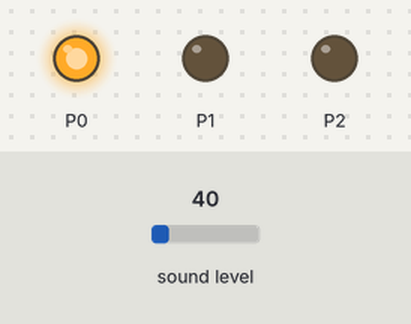
A program run on a simulated BBC micro:bit (MakeCode). On the bench: output pins drawn as LEDs (lit = HIGH). The inputs (shaded band) are chosen by the test bench; at power-on: sound level 40.

Above: at 1.2 s.
1.3 s: sound level set to 58
2.8 s: sound level set to 65
At 4.0 s:
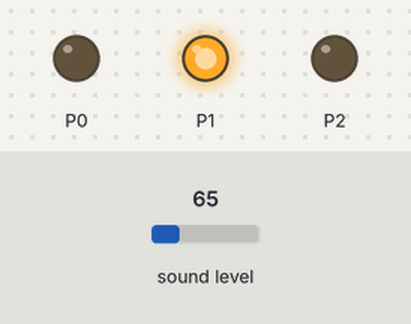
4.5 s: sound level set to 118
6.0 s: sound level set to 125
At 6.7 s:
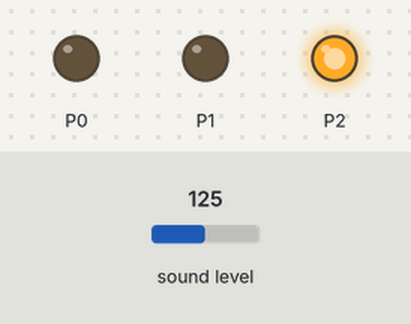
7.8 s: sound level set to 57
At 9.1 s:
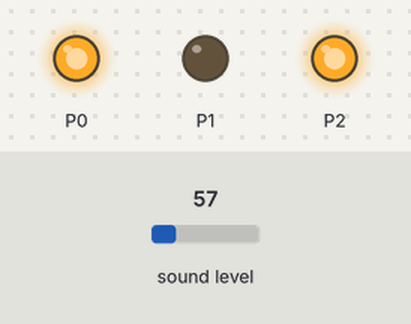
9.6 s: sound level set to 64
At 10.4 s:
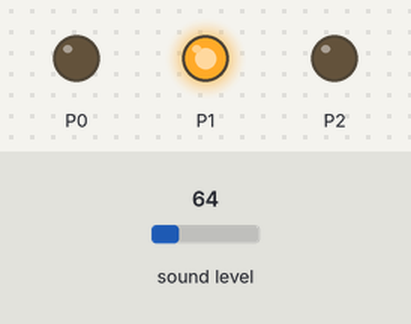
Timing chart, 0 to 12.4 s (numbered marks = the images above; inputs shaded):
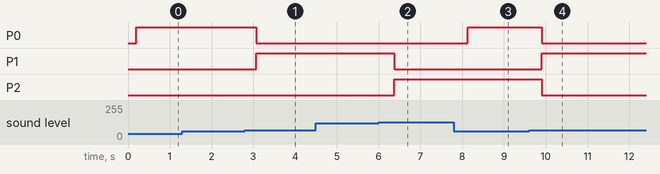

Measured:
- the behaviour switches between 60 and 61 on sound level (found by bisection; images 0 and 1)
- the behaviour switches between 120 and 121 on sound level (found by bisection; images 1 and 2)
- after the input at 1.3 s, every drawn part: stays the same
- after the input at 2.8 s, P0: HIGH → LOW after 0.27 s; P1: LOW → HIGH after 0.27 s
- after the input at 4.5 s, every drawn part: stays the same
- after the input at 6.0 s, P1: HIGH → LOW after 0.38 s; P2: LOW → HIGH after 0.38 s
- after the input at 7.8 s, P0: LOW → HIGH after 0.34 s
- after the input at 9.6 s, P0, P2: HIGH → LOW after 0.30 s; P1: LOW → HIGH after 0.30 s

The program:

main.ts
```typescript
basic.forever(function () {
    if (input.soundLevel() > 120) {
        basic.pause(200)
        pins.digitalWritePin(DigitalPin.P1, 0)
        pins.digitalWritePin(DigitalPin.P2, 1)
        pins.digitalWritePin(DigitalPin.P0, 0)
    } else {
        if (input.soundLevel() > 60) {
            basic.pause(200)
            pins.digitalWritePin(DigitalPin.P2, 0)
            pins.digitalWritePin(DigitalPin.P1, 1)
            pins.digitalWritePin(DigitalPin.P0, 0)
        } else {
            if (input.soundLevel() > 20) {
                basic.pause(200)
                pins.digitalWritePin(DigitalPin.P1, 0)
                pins.digitalWritePin(DigitalPin.P0, 1)
            }
        }
    }
})
```

test.ts
```typescript
// testit kuuluvat tänne; tätä ei koota, kun tätä pakettia käytetään laajennuksena.
```
